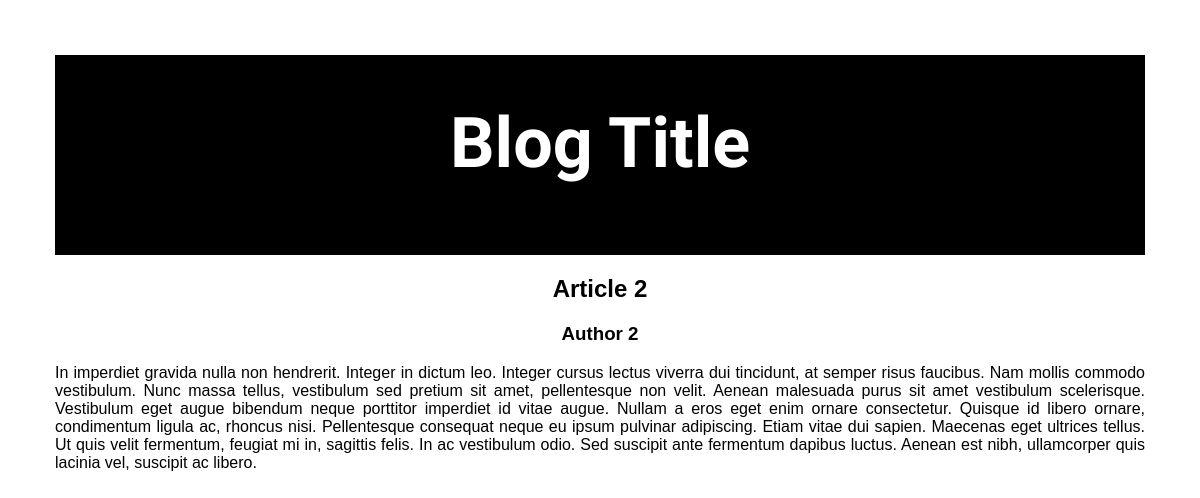
Page /article.php?id=2 on the committed database.
### tables this page shows
CREATE TABLE IF NOT EXISTS `articles` (
  `id` int(11) NOT NULL AUTO_INCREMENT,
  `title` varchar(255) NOT NULL,
  `author` varchar(255) NOT NULL,
  `body` longtext NOT NULL,
  `created` timestamp NOT NULL DEFAULT CURRENT_TIMESTAMP ON UPDATE CURRENT_TIMESTAMP,
  PRIMARY KEY (`id`)
);

### article.php (the view, shortened to what this page needs)
<!DOCTYPE html>
<?php
	include('inc/header.php');
	$localhost = 'localhost';
	$username = 'root';
	$password = '';
	$connection = mysql_connect($localhost, $username, $password);
	if ($connection) {
		$article = $_GET['id'];
		$result = mysql_query("SELECT * FROM articles WHERE id = ' " . $article . " ' ");
		$row = mysql_fetch_array($result);
		echo '<article>';
		echo '<h2>' . $row['title'] . '</a><br/></h2>';
		echo '<h3>' . $row['author'] . '<br/></h3>';
		echo '<p>' . $row['body'] . '<br/></p>';
		echo '<br/>';
		echo '</article>';
	}
	include('inc/footer.php');
?>
</body>
</html>

### css/style.css (style rules this page uses)
body { font-family: sans-serif; text-align: center; margin: 0 0 100px; padding: 55px; }
article p { text-align: justify; }
article { top-padding: 210px; }
body { background-color: #fff; color: #000; }
h3, h2, h1 { color: #000; }

### rows in the picture
articles: title "Article 2", author "Author 2", body "In imperdiet gravida nulla non hendrerit. Integer in dictum leo. Integer cursus lectus viverra dui tincidunt, at semper risus faucibus. Nam mollis commodo vestibulum. Nunc massa tellus, vestibulum sed pretium sit amet, pellentesque non velit. Aenean malesuada purus sit amet vestibulum scelerisque. Vestibulum eget augue bibendum neque porttitor imperdiet id vitae augue. Nullam a eros eget enim ornare consectetur. Quisque id libero ornare, condimentum ligula ac, rhoncus nisi. Pellentesque consequat neque eu ipsum pulvinar adipiscing. Etiam vitae dui sapien. Maecenas eget ultrices tellus. Ut quis velit fermentum, feugiat mi in, sagittis felis. In ac vestibulum odio. Sed suscipit ante fermentum…"
